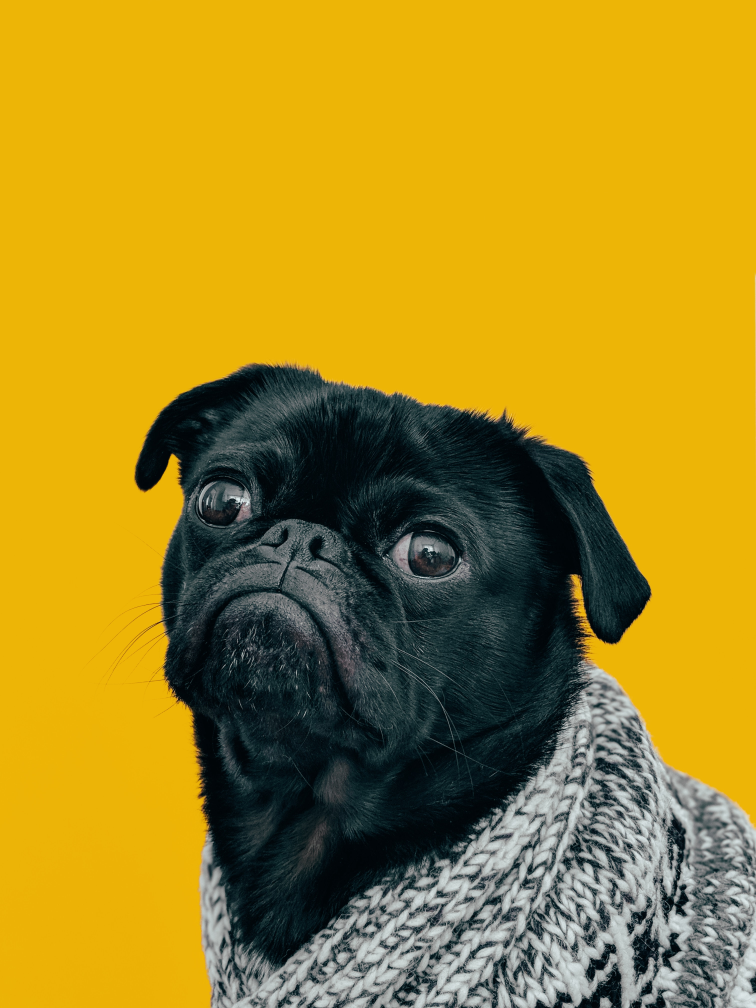
#> input picture Lecture_Notes/convert_grey/dog_image.jpg, 3024 x 4032 px (shown at 1/4 size)
$ python ImageProcessing.py
#> lines starting #> are read from the running program, lines starting #| are printed output that depends on the picture
#!/usr/bin/env python3
# -*- coding: utf-8 -*-
"""
Created on Mon Nov  6 12:36:19 2023

@author: joseph.baruch
"""

import os
import PIL
import numpy as np

# create image object
my_img = PIL.Image.open('dog_image.jpg')
#> my_img is the input picture: PIL image 3024x4032 RGB; mean R, G, B 167.6, 138.3, 32.8
 # Add '.convert("L")' and it converts the image automatically to grayscale
 # The below code converts to grayscale

# display image
# my_img.show()

img_array = np.asarray(my_img)

# ITU-R 601-2 luma transform
# Eq: (.21 x R), (.72 x G), (.07 x B)

img_array.shape # See the dimensions of the array

# initalize a new array (2D) and its values
new_array = np.full((img_array.shape[0], img_array.shape[1]), 0, dtype=np.uint8)

'''' This is duplicated below in a more efficient way
for i in range(img_array.shape[0]):
    for j in range(img_array.shape[1]):
        R = img_array[i, j , 0]
        G = img_array[i, j , 1]
        B = img_array[i, j , 2]
        gray = (R * .299) + (G * .587) + (B * 0.114)
        lum_val = round(gray)
        new_array[i, j] = lum_val
'''

# display image that is not a PIL object but it is a 2D array
# PIL.Image.fromarray(new_array).show()

def grayscale_c(img):
    img_array = np.asarray(img)
    gray_img = np.full((img_array.shape[0], img_array.shape[1]), 0, dtype=np.uint8)
    R = img_array[:, : , 0]
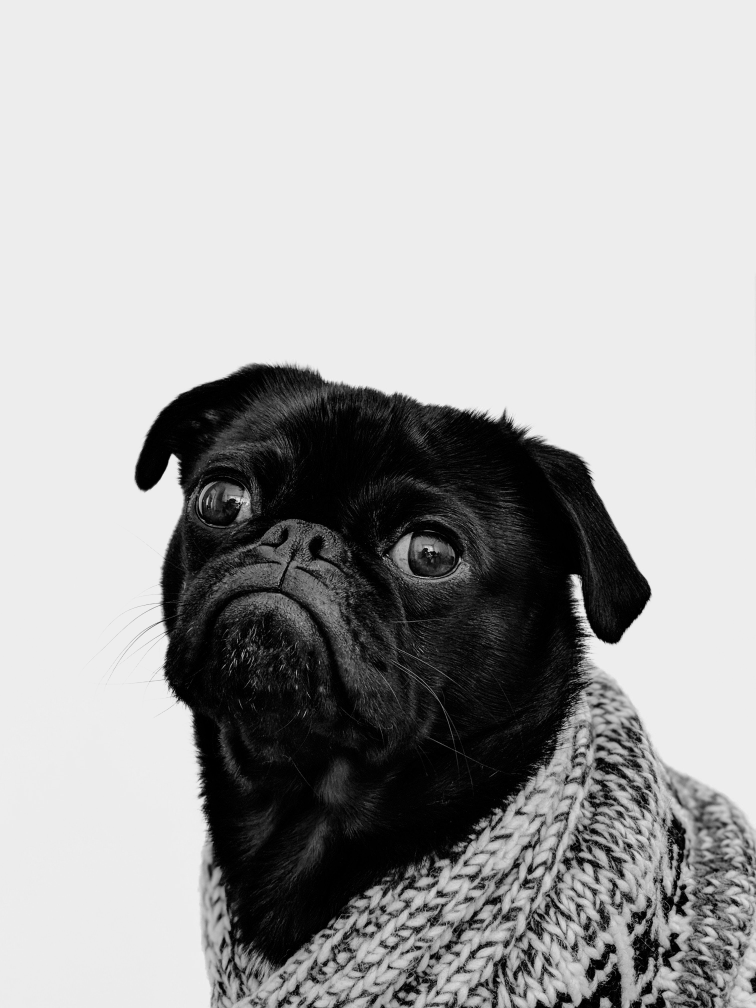
#> R: shape (4032, 3024) (shown at 1/4 size); min 0, max 255, mean 167.6
    G = img_array[:, : , 1]
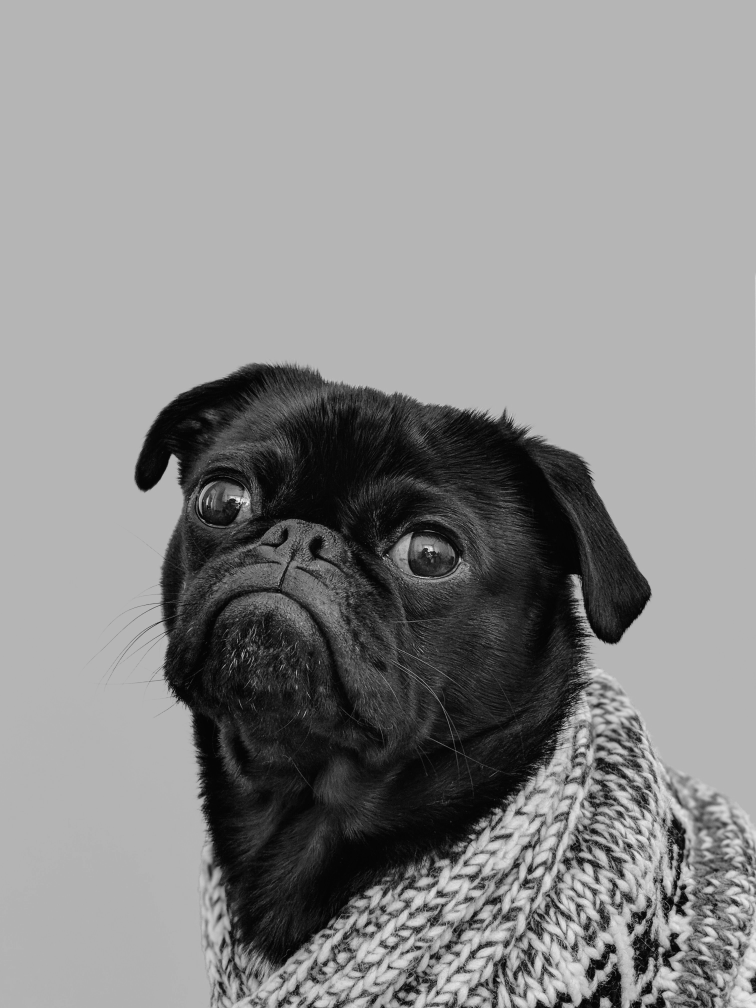
#> G: shape (4032, 3024) (shown at 1/4 size); min 0, max 250, mean 138.3
    B = img_array[:, : , 2]
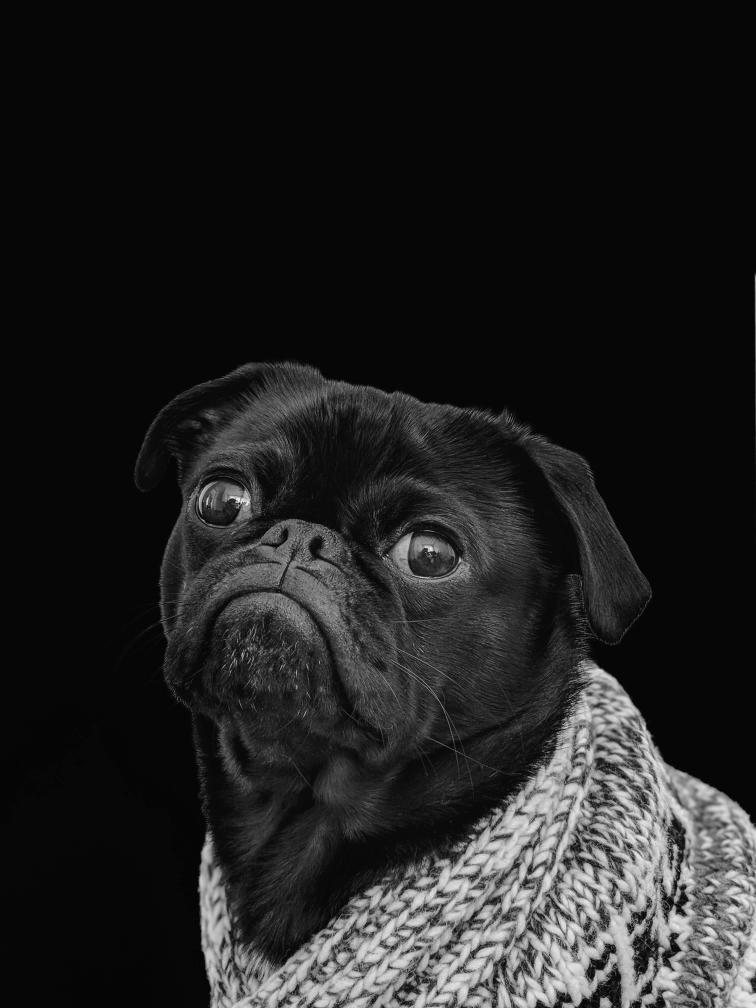
#> B: shape (4032, 3024) (shown at 1/4 size); min 0, max 250, mean 32.8
    gray = (R * .299) + (G * .587) + (B * 0.114)
    final_gray = np.round(gray).astype(np.uint8)
    gray_img[:, :] = final_gray
    output_img = PIL.Image.fromarray(gray_img)
    return output_img

# ultralytics ( later down the road and something to look forward to)
new_img = grayscale_c(img_array)
# ------ Resize an Image -------
new_img = new_img.resize((255, 255), resample=PIL.Image.BILINEAR)
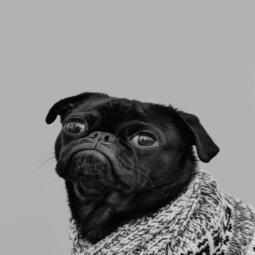
#> new_img: PIL image 255x255 L; min 4, max 223, mean 135.2

new_img.show()
